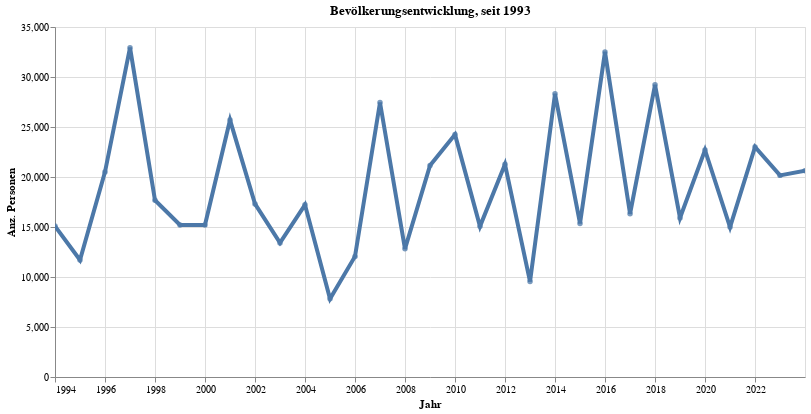

Here is the notebook cell this chart was saved with:
### Code cell
myTitle="Bevölkerungsentwicklung, seit "+str(data2betested.index.year.min())

highlight = alt.selection(type='single', on='mouseover',
                          fields=['sum_WBev'], nearest=True)
#x='date:StichtagDatJahr',
base = alt.Chart(myAggAll.reset_index().query('sum_WBev>30'), title=myTitle).encode(
    x=alt.X('StichtagDatJahr', axis=alt.Axis(title='Jahr'))# , axis=alt.Axis(format='%', title='percentage')
    , y=alt.X('sum_WBev', axis=alt.Axis(title='Anz. Personen'))
    #, color=alt.Color('QuarLang', legend=alt.Legend(title="Altersgruppen", orient="right"))  
    ,tooltip=['StichtagDatJahr','sum_WBev']    
)
points = base.mark_circle().encode(
    opacity=alt.value(0.75)
).add_selection(
    highlight
).properties(
    width=750 , height=350
)
lines = base.mark_line().encode(
    size=alt.condition(~highlight, alt.value(0.5), alt.value(4))
).interactive()

lines + points

### Figure 1 — Vega-Lite specification as saved in the notebook (floating-point values rounded to 4 significant figures)
{"config": {"view": {"continuousWidth": 400, "continuousHeight": 300}}, "layer": [{"mark": "line", "encoding": {"size": {"condition": {"value": 0.5, "selection": {"not": "selector001"}}, "value": 4}, "tooltip": [{"type": "temporal", "field": "StichtagDatJahr"}, {"type": "quantitative", "field": "sum_WBev"}], "x": {"type": "temporal", "axis": {"title": "Jahr"}, "field": "StichtagDatJahr"}, "y": {"type": "quantitative", "axis": {"title": "Anz. Personen"}, "field": "sum_WBev"}}, "selection": {"selector002": {"type": "interval", "bind": "scales", "encodings": ["x", "y"]}}, "title": "Bevölkerungsentwicklung, seit 1993"}, {"mark": "circle", "encoding": {"opacity": {"value": 0.75}, "tooltip": [{"type": "temporal", "field": "StichtagDatJahr"}, {"type": "quantitative", "field": "sum_WBev"}], "x": {"type": "temporal", "axis": {"title": "Jahr"}, "field": "StichtagDatJahr"}, "y": {"type": "quantitative", "axis": {"title": "Anz. Personen"}, "field": "sum_WBev"}}, "height": 350, "selection": {"selector001": {"type": "single", "on": "mouseover", "fields": ["sum_WBev"], "nearest": true}}, "title": "Bevölkerungsentwicklung, seit 1993", "width": 750}], "data": {"name": "data-d2d1358f84e4ff008a2b6626473bfc3c"}, "$schema": "https://vega.github.io/schema/vega-lite/v4.8.1.json", "datasets": {"data-d2d1358f84e4ff008a2b6626473bfc3c": [{"StichtagDatJahr": "2023-12-31T00:00:00", "sum_WBev": 20630.0}, {"StichtagDatJahr": "2022-12-31T00:00:00", "sum_WBev": 20160.0}, {"StichtagDatJahr": "2021-12-31T00:00:00", "sum_WBev": 23000.0}, {"StichtagDatJahr": "2020-12-31T00:00:00", "sum_WBev": 14990.0}, {"StichtagDatJahr": "2019-12-31T00:00:00", "sum_WBev": 22700.0}, {"StichtagDatJahr": "2018-12-31T00:00:00", "sum_WBev": 15910.0}, {"StichtagDatJahr": "2017-12-31T00:00:00", "sum_WBev": 29220.0}, {"StichtagDatJahr": "2016-12-31T00:00:00", "sum_WBev": 16320.0}, {"StichtagDatJahr": "2015-12-31T00:00:00", "sum_WBev": 32510.0}, {"StichtagDatJahr": "2014-12-31T00:00:00", "sum_WBev": 15360.0}, {"StichtagDatJahr": "2013-12-31T00:00:00", "sum_WBev": 28320.0}, {"StichtagDatJahr": "2012-12-31T00:00:00", "sum_WBev": 9544.0}, {"StichtagDatJahr": "2011-12-31T00:00:00", "sum_WBev": 21270.0}, {"StichtagDatJahr": "2010-12-31T00:00:00", "sum_WBev": 15060.0}, {"StichtagDatJahr": "2009-12-31T00:00:00", "sum_WBev": 24240.0}, {"StichtagDatJahr": "2008-12-31T00:00:00", "sum_WBev": 21160.0}, {"StichtagDatJahr": "2007-12-31T00:00:00", "sum_WBev": 12810.0}, {"StichtagDatJahr": "2006-12-31T00:00:00", "sum_WBev": 27450.0}, {"StichtagDatJahr": "2005-12-31T00:00:00", "sum_WBev": 12060.0}, {"StichtagDatJahr": "2004-12-31T00:00:00", "sum_WBev": 7816.0}, {"StichtagDatJahr": "2003-12-31T00:00:00", "sum_WBev": 17220.0}, {"StichtagDatJahr": "2002-12-31T00:00:00", "sum_WBev": 13410.0}, {"StichtagDatJahr": "2001-12-31T00:00:00", "sum_WBev": 17310.0}, {"StichtagDatJahr": "2000-12-31T00:00:00", "sum_WBev": 25690.0}, {"StichtagDatJahr": "1999-12-31T00:00:00", "sum_WBev": 15200.0}, {"StichtagDatJahr": "1998-12-31T00:00:00", "sum_WBev": 15200.0}, {"StichtagDatJahr": "1997-12-31T00:00:00", "sum_WBev": 17680.0}, {"StichtagDatJahr": "1996-12-31T00:00:00", "sum_WBev": 32930.0}, {"StichtagDatJahr": "1995-12-31T00:00:00", "sum_WBev": 20490.0}, {"StichtagDatJahr": "1994-12-31T00:00:00", "sum_WBev": 11700.0}, {"StichtagDatJahr": "1993-12-31T00:00:00", "sum_WBev": 15090.0}]}}
